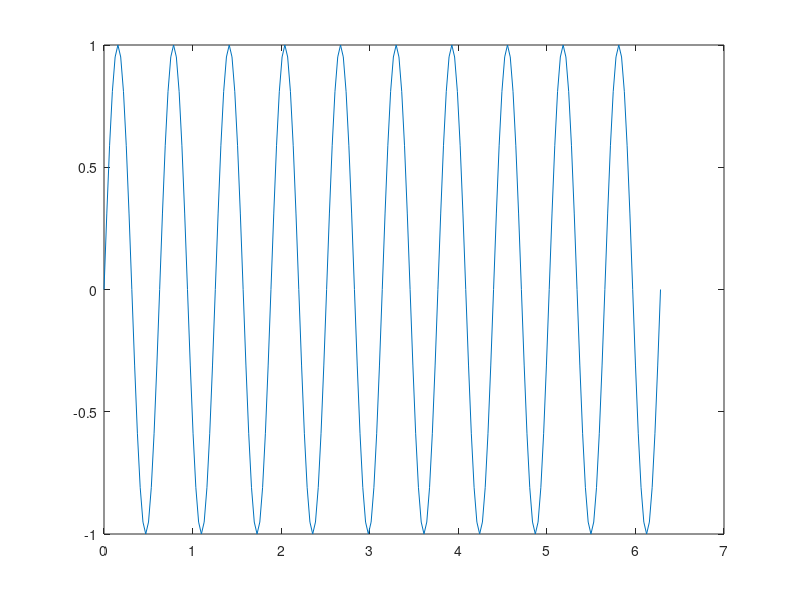
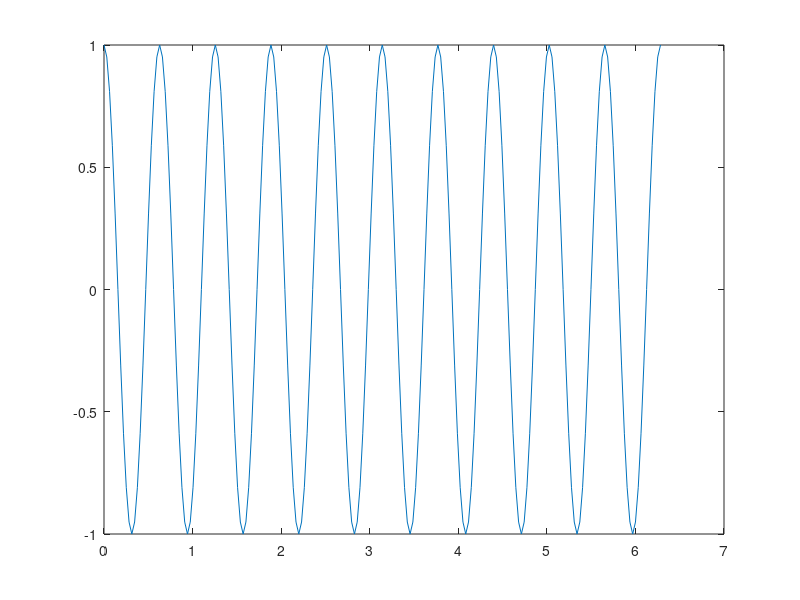

These figures' MATLAB source, in order:
theta = 0:pi/100:2*pi; % range of theta: 0 to 2pi.
wave1 = sin(10*theta);
wave2 = cos(10*theta);


% to plot in different console
 figure(1);
 plot(theta,wave1);
 figure(2);
 plot(theta,wave2);
